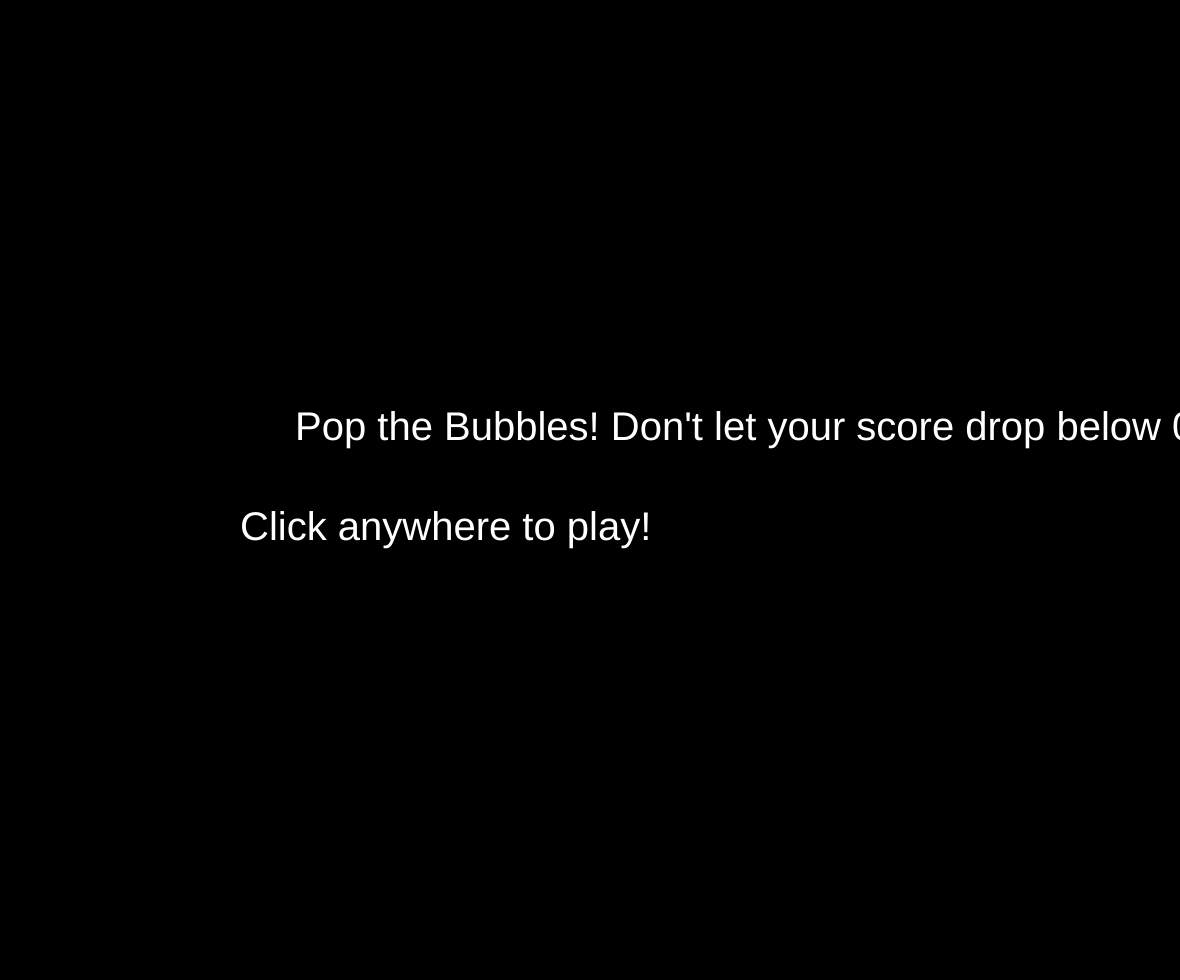
Frame 1 (no input)
Frame 60 (no input): identical to frame 1, image omitted
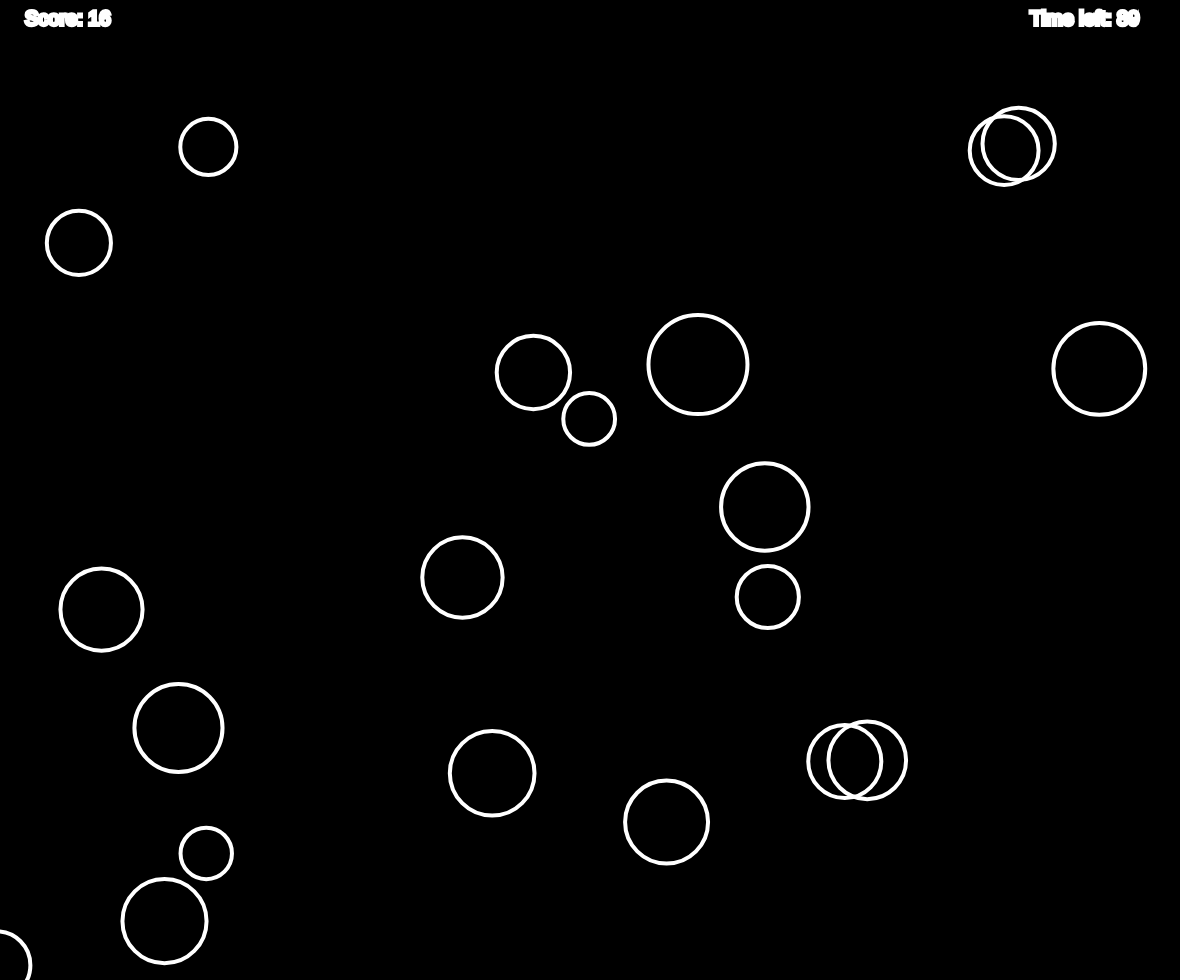
Frame 120 (the mouse pressed at the canvas centre since frame 60)

The p5.js sketch that drew these frames (run headless with seeded random() and noise() and a simulated clock; from frame 60 on, the mouse is pressed at the canvas centre):

// p5.js sketch
// ── sketch.js
let bubbles = [];
let GameState = "Title";
let score = 20;
let timer = 90;

function mousePressed()
{
	if(GameState == "Title")
	{
		GameState = "Gameplay";
	}

	else if(GameState == "Gameplay")
	{
		for(let i = 0; i < bubbles.length; i++)
		{
			if(dist(mouseX, mouseY, bubbles[i].x, bubbles[i].y) < bubbles[i].r && bubbles[i].popped == false)
			{
				bubbles[i].popped = true;
				score += 5;
			}
		}
	}
	else if(GameState == "Win" || GameState == "Lose")
	{
		GameState = "Title";
	}
}
class Bubble
{
	constructor(x,y,r)
	{
		this.x = x;
		this.y = y;
		this.r = r;
		this.xMove = random(-5,5);
		this.popped = false;
	}

	move()
	{
		this.x += this.xMove;
		this.y += 5;
		if(this.y - this.r > height)
		{
			this.y = this.r * -1;
			this.xMove = random(-5,5);
			if(this.popped == false)
			{
				score--;
			}
			this.popped = false;

		}

		if(this.x >= width + (this.r))
		{
			this.x = -1 * this.r;
		}
		else if(this.x <= (this.r) * -1)
		{
			this.x = width + this.r;
		}
	}
	show()
	{
		if(this.popped == false)
		{
			stroke(255);
			strokeWeight(4);
			noFill();
			ellipse(this.x, this.y, this.r * 2, this.r * 2);
		}
	}
}
function TitleScreen()
{
	background(0);
	fill("White");
	textSize(40);
	text("Pop the Bubbles! Don't let your score drop below 0!", (width/4), (height/2) - 50);
	text("Click anywhere to play!", (width/2) - 350, (height/2) + 50)
}
function Gameplay()
{
	background(0);
	fill("White");
	textSize(20);
	text("Score: " + score, 25, 25);
	text("Time left: " + timer, width - 150, 25);
	for(let i = 0; i < bubbles.length; i++)
	{
		bubbles[i].move();
		bubbles[i].show();
	}
	if(timer <= 0)
	{
		GameState = "Win";
	}
	else if (score <= 0)
	{
		GameState = "Lose";
	}
}
function winScreen()
{
	background("Green");
	fill("White");
	textSize(40);
	text("Congratulations! You won the game!", (width/4), (height/2) - 50);
	text("Click to be taken back to the title screen!", (width/4), (height/2) + 50)
}
function loseScreen()
{
	background("Red");
	fill("White");
	textSize(40);
	text("Ouch, looks like you lost the game!", (width/4), (height/2) - 50);
	text("Click to be taken back to the title screen!", (width/4), (height/2) + 50)
}

function timerTick()
{
	timer--;
}

function setup() { // built-in P5.JS function -=- this runs once
	createCanvas(windowWidth - 20, windowHeight - 20);
	for(let i = 0; i < 20; i++)
	{
		bubbles[i] = new Bubble(random(0,windowWidth), random(0,windowHeight), random(25,50));
	}
	setInterval(timerTick, 1000);
}

function draw() { // built-in P5.JS function -=-  automatic loop that repeats forever
	background(0); // give the canvas a black background
	if(GameState == "Title")
	{
		TitleScreen();
		timer = 90;
		score = 20;
	}

	else if(GameState == "Gameplay")
	{
		Gameplay();
	}
	else if(GameState == "Win")
	{
		winScreen();
	}
	else if(GameState == "Lose")
	{
		loseScreen();
	}
}
